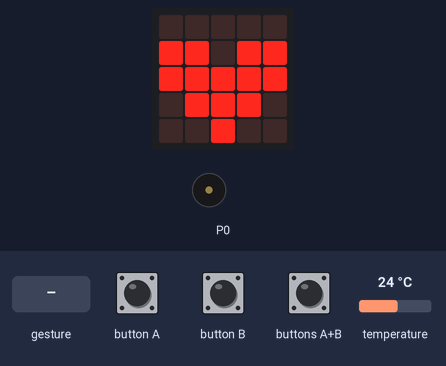
A program run on a simulated BBC micro:bit (MakeCode). Parts: the board's 5×5 LED display, buzzer (waves = sounding). The inputs (shaded band) are chosen by the test bench; at power-on: temperature 24 °C. Random numbers come from a fixed seed; a tilt is held for 1.5 s and a shake lasts 1 s, then the board lies face up again.

Above: at 0.1 s.
2.1 s: buttons A+B pressed for 0.15 s
At 2.9 s:
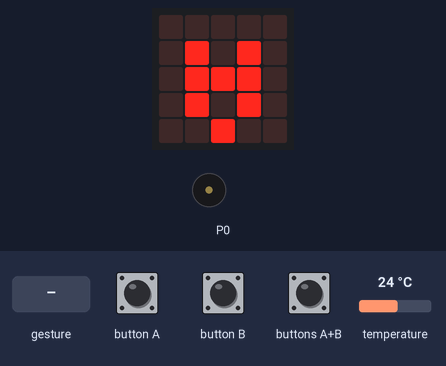
4.9 s: gesture 'shake'
At 5.4 s:
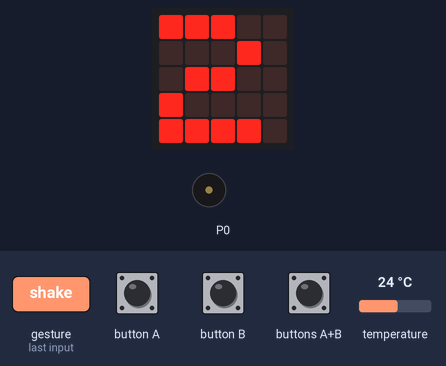
7.3 s: temperature set to 37.4 °C
9.3 s: temperature set to 38.7 °C
At 10.3 s:
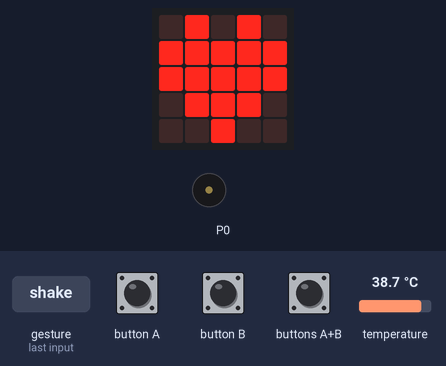
12.3 s: buttons A+B pressed for 1 s
At 13.34 s:
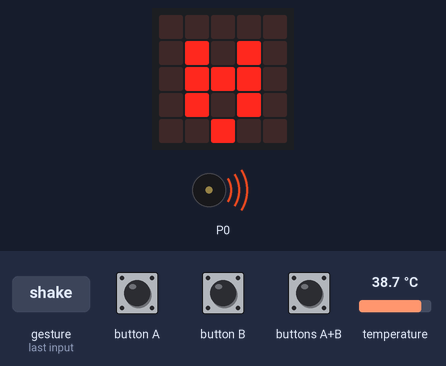
13.9 s: gesture 'shake'
At 15.1 s:
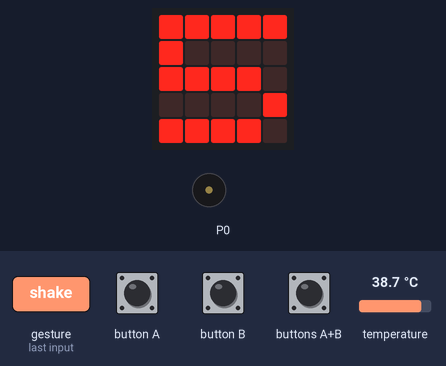
Timing chart, 0 to 17.0 s (numbered marks = the images above; inputs shaded):
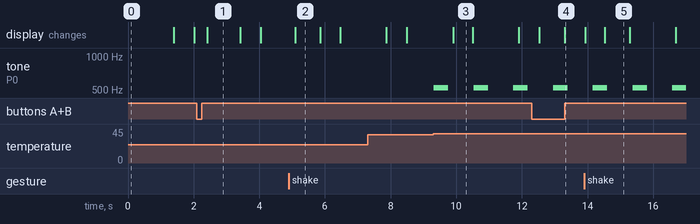

The program:

main.ts
```typescript
input.onGesture(Gesture.Shake, function () {
    basic.showNumber(randint(1, 6))
})
input.onButtonPressed(Button.AB, function () {
    basic.showLeds(`
        . . . . .
        . # . # .
        . # # # .
        . # . # .
        . . # . .
        `)
})
basic.forever(function () {
    if (37 < input.temperature()) {
        music.playMelody("C5 C5 C5 - - - - - ", 407)
    }
})
basic.forever(function () {
    basic.showLeds(`
        . . . . .
        # # . # #
        # # # # #
        . # # # .
        . . # . .
        `)
    basic.pause(1000)
    basic.showIcon(IconNames.Heart)
})
```

test.ts
```typescript
// 테스트는 여기로 이동합니다; 이 패키지가 확장으로 사용될 때 컴파일되지 않을 것 입니다.
```

Measured:
- the behaviour switches between 37.9 and 38 °C on temperature (found by bisection; images 2 and 3)
- after the input at 9.3 s, tone on P0: alternates 523 Hz for 0.44 s and silent for 0.77 s, starting at once
- what the display in image 1 shows lasts 1.0 s, from 2.4 s to 3.4 s
- what the display in image 2 shows lasts 0.8 s, from 5.1 s to 5.9 s
- what the display in image 3 shows lasts 0.6 s, from 9.9 s to 10.5 s
